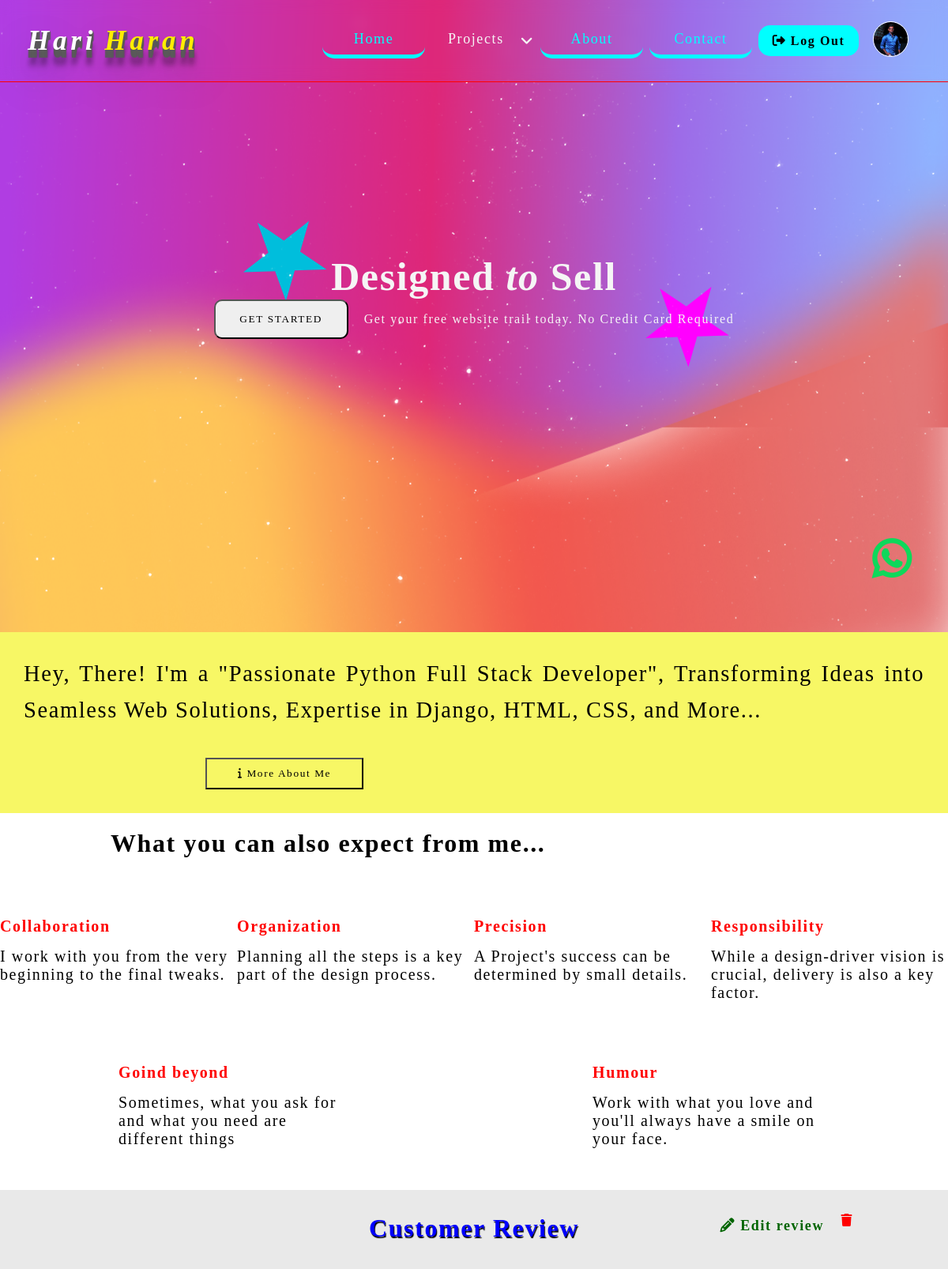
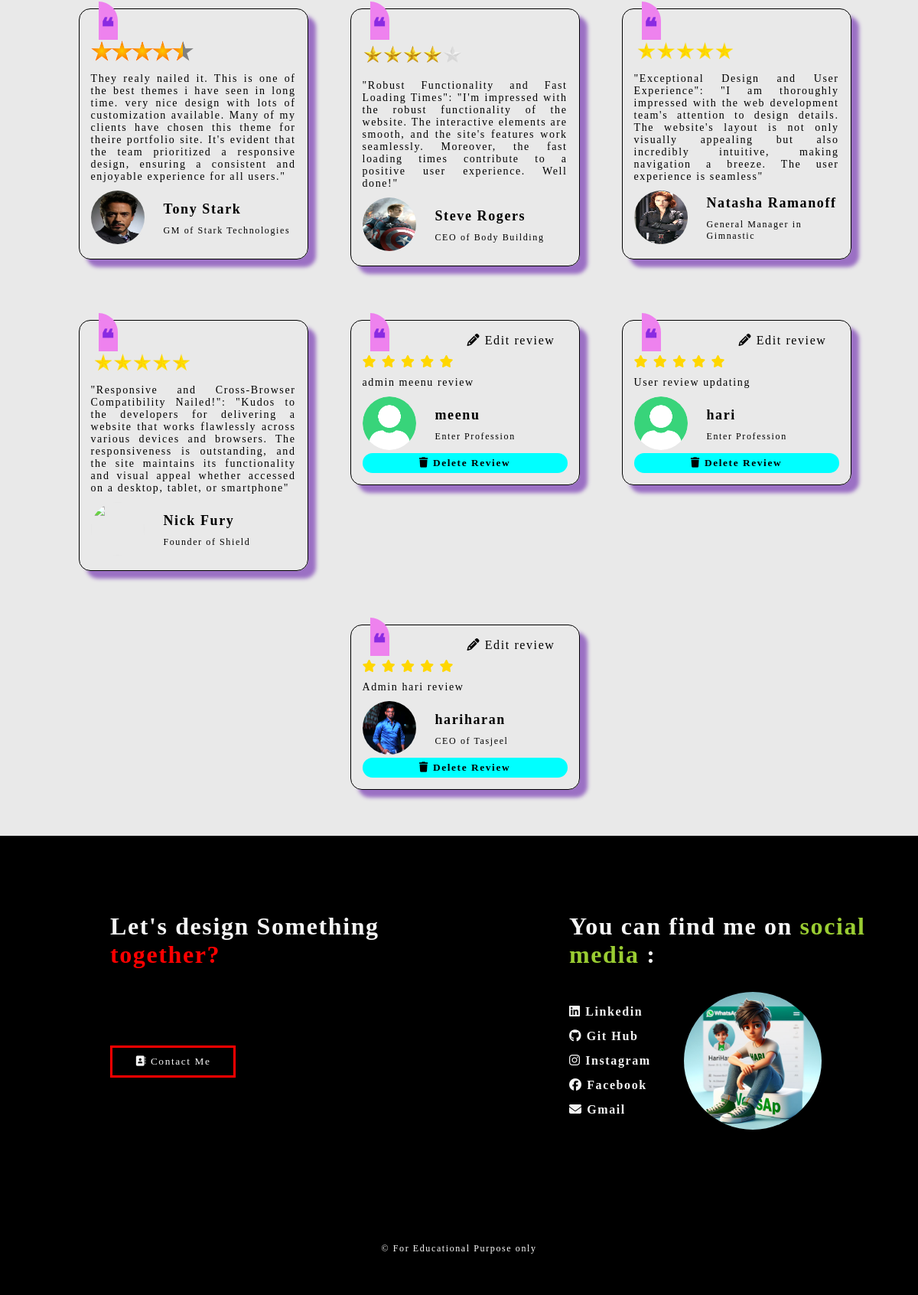
/ (signed in), run on the app's committed database (2 pictures, top to bottom).
### portfolio_app/models.py (models this page shows, shortened)
class UserReview(models.Model):
    profile_name = models.OneToOneField(UserProfile, on_delete=models.CASCADE)
    rating = models.IntegerField(default = 0)
    review = models.CharField(max_length = 2000)

class UserProfile(models.Model):
    Gender_choices = [
        ('Male', 'Male'),
        ('Female', 'Female'),
        ('Others', 'Others'),
    ]
    pro = models.OneToOneField(User, on_delete=models.CASCADE, default=None, null=True, blank=True)
    position = models.CharField(max_length=50, default="Enter Profession", null=True, blank=True)
    profile = models.ImageField(upload_to="static/profile", max_length=100, default=static("images/profileimage.png"), null=True, blank=True)
    gender = models.CharField(choices=Gender_choices, max_length=6, default=None, null=True, blank=True)
    mobile = PhoneNumberField(null=False, blank=False, default='+91')

### portfolio_app/views.py (the view, shortened to what this page needs)
# urls.py: path('', views.home, name = 'home'),
@login_required(login_url='signin')
def home(request):
    data = UserReview.objects.all()
    profile = UserProfile.objects.all()
    user_profile = UserProfile.objects.get(pro=request.user)
    user_review = UserReview.objects.filter(profile_name=user_profile).exists()
    context = {
        'image':data,
        'profile':profile,
        'user_review': user_review
    }
    return render(request, 'index.html',context)

### portfolio_app/custom_context.py (called while the page is built)
def custom_context(request):
    user = get_user(request)
    if user.is_authenticated:
        try:
            profile = UserProfile.objects.get(pro=user)
            image_url = profile.profile.url
        except UserProfile.DoesNotExist:
            image_url = None
    else:
        image_url = None
    return {'image_url': image_url}

### template/index.html (shortened to what this page needs)
<!DOCTYPE html>
<html lang="en">
<head>
    {% load static %}
    <link rel="stylesheet" href="{% static 'css/index.css' %}">
    <link href="https://unpkg.com/aos@2.3.1/dist/aos.css" rel="stylesheet">
    <link rel="stylesheet" href="https://cdnjs.cloudflare.com/ajax/libs/font-awesome/6.5.1/css/all.min.css" />
    <link rel="stylesheet" href="{% static 'css/img.css' %}">
</head>
<body>
    {% include 'nav.html' %}
    <div class="home_div" >
        <div class="img_div">
            <img src="../static/images/bh1.png" id="home">
            <div class="text" data-aos="fade-up-right">
                <h1 class="design">Designed <i>to</i> Sell</h1>
                <div class="diff_div">
                    <div class="get_div">
                        <button class="start"><a href="contact" id="sub1">GET STARTED</a></button>
                    </div>
                    <p class="para">Get your free website trail today. No Credit Card Required</p>
                    <div class="star_div1" data-aos="fade-down-right">
                        <img src="../static/images/star-2.svg" alt="" class="star">
                    </div>
                    <div class="star_div2" data-aos="fade-down-left">
                        <img src="../static/images/star-1.svg" alt="" class="star">
                    </div>
                </div>
            </div>
        </div>
    </div>
    <div class="two" >
        <p class="para1" data-aos="fade-down-right">Hey, There! I'm a "Passionate Python Full Stack Developer", Transforming Ideas into Seamless Web Solutions, Expertise in Django, HTML, CSS, and More...</p>
        <button class="btn2" data-aos="fade-down-right"><a href="about" class="link2"><i class="fa-solid fa-info"></i> More About Me</a></button>
    </div>
    <div class="skills_container">
        <div class="heading_expert" data-aos="fade-down">
            <h1>What you can also expect from me...</h1>
        </div>
        <div class="skills_container_one">
            <div class="skills" id="skill1" data-aos="fade-right" data-aos-duration="300">
                <h4>Collaboration</h4>
                <p class="skill_para">I work with you from the very beginning to the final tweaks.</p>
            </div>
            <div class="skills" id="skill2" data-aos="fade-right" data-aos-duration="600">
                <h4>Organization</h4>
                <p class="skill_para">Planning all the steps is a key part of the design process.</p>
            </div>
            <div class="skills" id="skill3" data-aos="fade-right" data-aos-duration="900">
                <h4>Precision</h4>
                <p class="skill_para">A Project's success can be determined by small details.</p>
            </div>
            <div class="skills" id="skill4" data-aos="fade-right" data-aos-duration="1200">
                <h4>Responsibility</h4>
                <p class="skill_para">While a design-driver vision is crucial, delivery is also a key factor.</p>
            </div>
            <div class="skills" id="skill5" data-aos="fade-right"  data-aos-duration="1500">
                <h4>Goind beyond</h4>
                <p class="skill_para">Sometimes, what you ask for and what you need are different things</p>
            </div>
            <div class="skills" id="skill6" data-aos="fade-right" data-aos-duration="1800">
                <h4>Humour</h4>
                <p class="skill_para">Work with what you love and you'll always have a smile on your face.</p>
            </div>
        </div>
    </div>
    <div class="main_customer">
        <div class="sub_customer">
            <div class="review_div">
                <h1 class="review_heading" data-aos="fade-down">Customer Review</h1>
            </div>
            <div class="write_review">
                {% if user_review %}
                    {% for x in image %}
                        {% if x.profile_name.pro.username == user.username %}
                            <a class="review_link" style="cursor: pointer;" onclick="showFrame('{{ x.id }}')"><i class="fa-solid fa-pencil fa-shake"></i> Edit review</a>
                            <a href="Confirm-delete/{{x.id}}"><span class="fa-solid fa-trash trashButton" title="Delete Review"></span></a>
                        {% endif %}
                    {% endfor %}
                {% else %}
                    <a onclick="reviewWrite()" style="cursor: pointer;" class="review_link" data-aos="fade-down"><i class=" fa-solid fa-pencil fa-shake"></i> Write review</a>
                {% endif %}
            </div>
            <div data-aos="fade-down-right" data-aos-duration="0">
                <div class="customer1 customer"  >
                    <div class="small_heading">
                        <h1>❝</h1>
                    </div>
                    <div class="star_img_div">
                        <img src="../static/images/4.5star.png" alt="" class="star_img">
                    </div>
                    <p>They realy nailed it. This is one of the best themes i have seen in long time. very nice design with lots of customization available. Many of my clients have chosen this theme for theire portfolio site.  It's evident that the team prioritized a responsive design, ensuring a consistent and enjoyable experience for all users."</p>
                    <div class="name_photo_div">
                        <div class="photo">
                            <img src="../static/images/Tony-Stark.webp" alt="" class="Profile">
                        </div>
                        <div class="customer_name">
                            <h3>Tony Stark</h3>
                            <p>GM of Stark Technologies</p>
                        </div>
                    </div>
                </div>
            </div>
            <div data-aos="fade-down-right" data-aos-duration="500">
                <div class="customer2 customer" >
                    <div class="small_heading">
                        <h1>❝</h1>
                    </div>
                    <div class="star_img_div">
                        <img src="../static/images/4star-removebg-preview.png" alt="" class="star_img">
                    </div>
                    <p>"Robust Functionality and Fast Loading Times": "I'm impressed with the robust functionality of the website. The interactive elements are smooth, and the site's features work seamlessly. Moreover, the fast loading times contribute to a positive user experience. Well done!"</p>
                    <div class="name_photo_div">
                        <div class="photo">
                            <img src="../static/images/cption.jpg" alt="" class="Profile">
                        </div>
                        <div class="customer_name">
                            <h3>Steve Rogers</h3>
                            <p>CEO of Body Building</p>
                        </div>
                    </div>
                </div>
            </div>
            <div data-aos="fade-down-right" data-aos-duration="1000">
                <div class="customer3 customer" >
                    <div class="small_heading">
                        <h1>❝</h1>
                    </div>
                    <div class="star_img_div">
                        <img src="../static/images/5sta.png" alt="" class="star_img">
                    </div>
                    <p>"Exceptional Design and User Experience": "I am thoroughly impressed with the web development team's attention to design details. The website's layout is not only visually appealing but also incredibly intuitive, making navigation a breeze. The user experience is seamless"</p>
                    <div class="name_photo_div">
                        <div class="photo">
                            <img src="../static/images/widow.jpg" alt="" class="Profile">
                        </div>
                        <div class="customer_name">
                            <h3>Natasha Ramanoff</h3>
                            <p>General Manager in Gimnastic</p>
                        </div>
                    </div>
                </div>
            </div>
            <div data-aos="fade-down-right" data-aos-duration="1500">
                <div class="customer4 customer" >
                    <div class="small_heading">
                        <h1>❝</h1>
                    </div>
                    <div class="star_img_div">
                        <img src="../static/images/5sta.png" alt="" class="star_img">
                    </div>
                    <p>"Responsive and Cross-Browser Compatibility Nailed!": "Kudos to the developers for delivering a website that works flawlessly across various devices and browsers. The responsiveness is outstanding, and the site maintains its functionality and visual appeal whether accessed on a desktop, tablet, or smartphone"</p>
                    <div class="name_photo_div">
                        <div class="photo">
                            <img src="../static/images/nick.jpg" alt="" class="Profile">
                        </div>
                        <div class="customer_name">
                            <h3>Nick Fury</h3>
                            <p>Founder of Shield</p>
                        </div>
                    </div>
                </div>
            </div>
            {% for x in image %}
            <div data-aos="fade-down-right" data-aos-duration="1500">
                <div class="customer4 customer" >
                    <div class="small_heading">
                        <h1>❝</h1>
                    </div>
                    {% if user.username == x.profile_name.pro.username or user.is_superuser %}
                        <a class="edit_review" style="cursor: pointer;" onclick="showFrame('{{x.id}}')"><i class="fa-solid fa-pencil"></i> Edit review</a>
                    {% endif %}
                    <div class="star_img_div">
                        <i class="fa-regular fa-star {% if x.rating > 0 %} fa-solid color {% endif %}"></i>
                        <i class="fa-regular fa-star {% if x.rating > 1 %} fa-solid color {% endif %}"></i>
                        <i class="fa-regular fa-star {% if x.rating > 2 %} fa-solid color {% endif %}"></i>
                        <i class="fa-regular fa-star {% if x.rating > 3 %} fa-solid color {% endif %}"></i>
                        <i class="fa-regular fa-star {% if x.rating > 4 %} fa-solid color {% endif %}"></i>
                    </div>
                    <p>{{x.review}}</p>
                    <div class="name_photo_div">
                        <div class="photo">
                            <img src="{{x.profile_name.profile.url}}" alt="" class="Profile">
                        </div>
                        <div class="customer_name">
                            <h3>{{x.profile_name.pro.username}}</h3>
                            <p>{{x.profile_name.position}}</p>
                        </div>
                    </div>
                    <div class="del_button">
                        {% if user.username == x.profile_name.pro.username or user.is_superuser %}
                            <button type="button" onclick="DeleteReviewBtn()" id="DeleteReviewBtn" class="del_buttonoriginal "><a href="Confirm-delete/{{x.id}}" class="del_review"><i class="fa-solid fa-trash"></i> Delete Review</a></button>
                        {% endif %}
                    </div>
                </div>
            </div>
            {% endfor %}
        </div>
    </div>
    <div class="end_div">
        <div class="div_one" data-aos="fade-down-right">
            <h1>Let's design Something <span style="color: red;">together?</span></h1>
            <div class="center">
                <button class="contact_btn"><a href="contact" class="contact"><i class="fa-solid fa-address-book"></i> Contact Me</a></button>
            </div>
        </div>
        <div class="div_two" data-aos="fade-down-right">
            <h1>You can find me on <span style="color: yellowgreen;"> social media </span>:</h1>
            <ul class="last_ul">
                <li data-aos="fade-down-right" data-aos-duration="300"><a href="https://www.linkedin.com/in/hari-haran-8281351a8?utm_source=share&utm_campaign=share_via&utm_content=profile&utm_medium=android_app" target="_blank" class="last_link"><i class="fa-brands fa-linkedin"></i> Linkedin</a></li>
                <li data-aos="fade-down-right" data-aos-duration="600"><a href="https://github.com/hari-haran80" target="_blank" class="last_link"><i class="fa-brands fa-github"></i> Git Hub</a></li>
                <li data-aos="fade-down-right" data-aos-duration="900"><a href="https://www.instagram.com/heart_stoler_hari?igsh=MTU2bzg3YnR0dHQ2ZA==" target="_blank" class="last_link"><i class="fa-brands fa-instagram"></i> Instagram</a></li>
                <li data-aos="fade-down-right" data-aos-duration="1200"><a href="https://www.facebook.com/profile.php?id=100009078732441&mibextid=ZbWKwL" target="_blank" class="last_link"><i class="fa-brands fa-facebook"></i> Facebook</a></li>
                <li data-aos="fade-down-right" data-aos-duration="1500"><a href="mailto:hariharan.a69@gmail.com" class="last_link"><i class="fa-solid fa-envelope"></i> Gmail</a></li>
                <div class="hari" data-aos="fade-down-right">
                    <img src="../static/images/wa.jpeg" alt="" class="image">
                </div>
            </ul>
        </div>
    </div>
    <footer>
        <p>&copy; For Educational Purpose only</p>
    </footer>
</body>
</html>

### static/css/img.css (style rules this page uses)
* { margin: 0; padding: 0; box-sizing: border-box; }

### static/css/nav.css (style rules this page uses)
* { margin: 0; padding: 0; box-sizing: border-box; user-select: none; }
body { letter-spacing: .1rem; font-family: Georgia, 'Times New Roman', Times, serif; }
#sub1 { color: black; }

### template/index.html (style rules this page uses)
* { user-select: none; }

### template/nav.html (style rules this page uses)
* { -webkit-user-select: none; -moz-user-select: none; -ms-user-select: none; user-select: none; }

### data on the page
UserReview: review "Admin hari review", profile_name.profile (picture), profile_name.pro.username "hariharan", profile_name.position "CEO of Tasjeel"
UserReview: review "admin meenu review", profile_name.profile (picture), profile_name.pro.username "meenu", profile_name.position "Enter Profession"
UserReview: review "User review updating", profile_name.profile (picture), profile_name.pro.username "hari", profile_name.position "Enter Profession"
